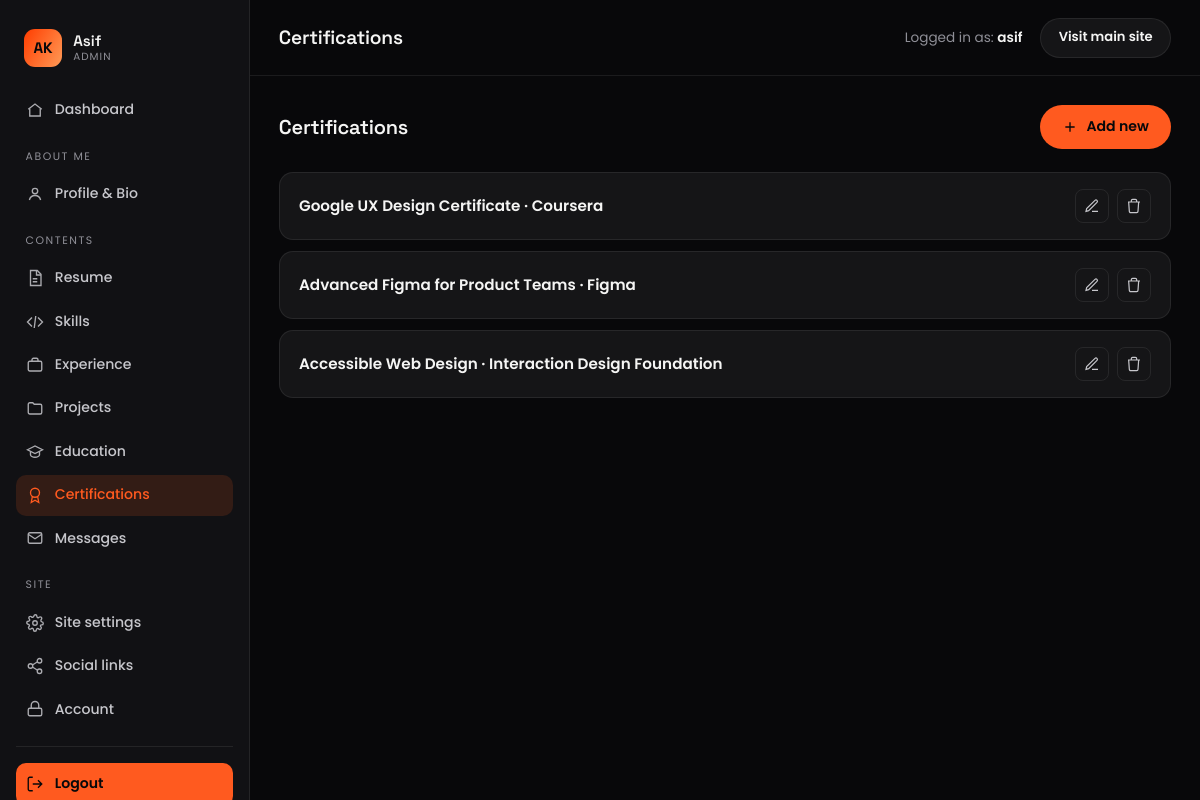
The app's page /crm/asif/certifications/ (signed in), older data.
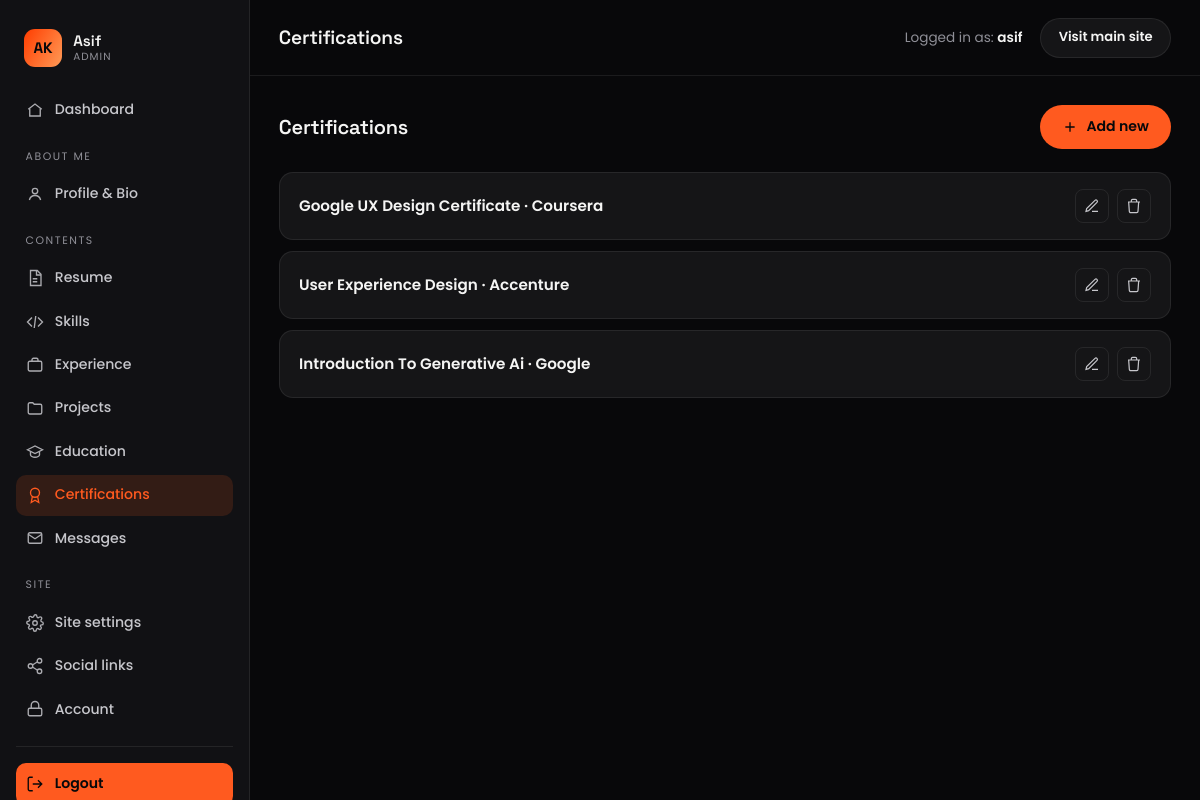
The same page, newer data.
### core/models.py (models this page shows)
class OrderedModel(models.Model):
    order = models.PositiveIntegerField(default=0)
    is_active = models.BooleanField(default=True)
    class Meta:
        abstract = True
        ordering = ["order", "id"]

class Certification(OrderedModel):
    title = models.CharField(max_length=140)
    issuer = models.CharField(max_length=120)
    date = models.CharField(max_length=40, help_text="e.g. 2023 or Jan 2023")
    credential_url = models.URLField(blank=True, help_text="Link to verify the credential")
    class Meta(OrderedModel.Meta):
        verbose_name_plural = "Certifications"
    def __str__(self):
        return f"{self.title} · {self.issuer}"

### crm/views.py (the view)
# urls.py: path("certifications/", views.CertificationListView.as_view(), name="certification_list"),
class CertificationListView(SimpleListView):
    model = m.Certification
    extra = {"title": "Certifications", "add_url": "crm:certification_add",
             "edit_url": "crm:certification_edit", "delete_url": "crm:certification_delete", "active": "certifications"}

### core/context_processors.py (called while the page is built)
def site_globals(request):
    return {
        "site": SiteSettings.load(),
        "social_links": SocialLink.objects.filter(is_active=True),
    }

### core/models.py (called while the page is built)
    @classmethod
    def load(cls):
        obj, _ = cls.objects.get_or_create(pk=1)
        return obj

### crm/context_processors.py (called while the page is built)
def sidebar_counts(request):
    if not (request.user.is_authenticated and request.user.is_staff):
        return {}
    return {"dash_unread": m.ContactMessage.objects.filter(is_read=False).count()}

### crm/views.py (called while the page is built)
    def test_func(self):
        return self.request.user.is_staff

    def get_context_data(self, **kwargs):
        ctx = super().get_context_data(**kwargs)
        ctx.update(self.extra)
        return ctx

### crm/templates/crm/simple_list.html (shortened to what this page needs)
{% extends "crm/base.html" %}
{% block page_title %}{{ title }}{% endblock %}
{% block content %}
<div class="page-head">
  <h2>{{ title }}</h2>
  <a href="{% url add_url %}" class="btn btn--primary">
    <svg width="16" height="16" viewBox="0 0 24 24" fill="none" stroke="currentColor" stroke-width="2"><path d="M12 5v14M5 12h14"/></svg>
    Add new
  </a>
</div>
{% if items %}
<div class="list-rows">
  {% for item in items %}
  <div class="list-row">
    <div class="list-row__body">
      <div class="list-row__title">
        {{ item }}
      </div>
    </div>
    <div class="list-row__actions">
      <a href="{% url edit_url item.pk %}" class="icon-btn" title="Edit">
        <svg viewBox="0 0 24 24" fill="none" stroke="currentColor" stroke-width="1.8"><path d="M12 20h9M16.5 3.5a2.1 2.1 0 013 3L7 19l-4 1 1-4L16.5 3.5z"/></svg>
      </a>
      <a href="{% url delete_url item.pk %}" class="icon-btn icon-btn--danger" title="Delete">
        <svg viewBox="0 0 24 24" fill="none" stroke="currentColor" stroke-width="1.8"><path d="M3 6h18M8 6V4a2 2 0 012-2h4a2 2 0 012 2v2m3 0l-1 14a2 2 0 01-2 2H7a2 2 0 01-2-2L4 6"/></svg>
      </a>
    </div>
  </div>
  {% endfor %}
</div>
{% else %}
<div class="empty-state">Nothing here yet — click "Add new" to create the first one.</div>
{% endif %}
{% endblock %}

Row changes from the older to the newer data that the page shows:
changed Certification: title+issuer "Advanced Figma for Product Teams · Figma" → "User Experience Design · Accenture"
changed Certification: title+issuer "Accessible Web Design · Interaction Design Foundation" → "Introduction To Generative Ai · Google"
